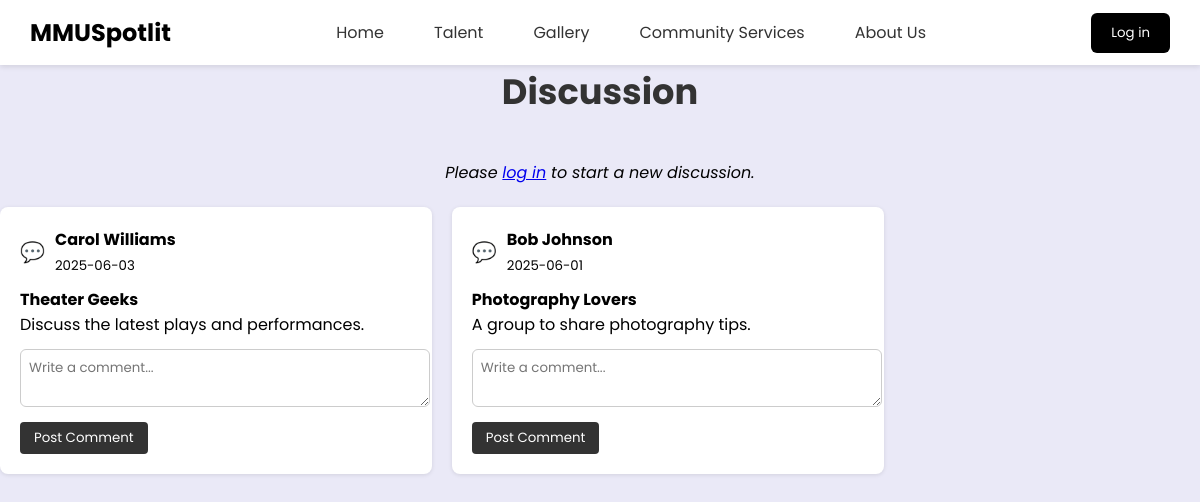
Before: /php/community.php with the older database file.
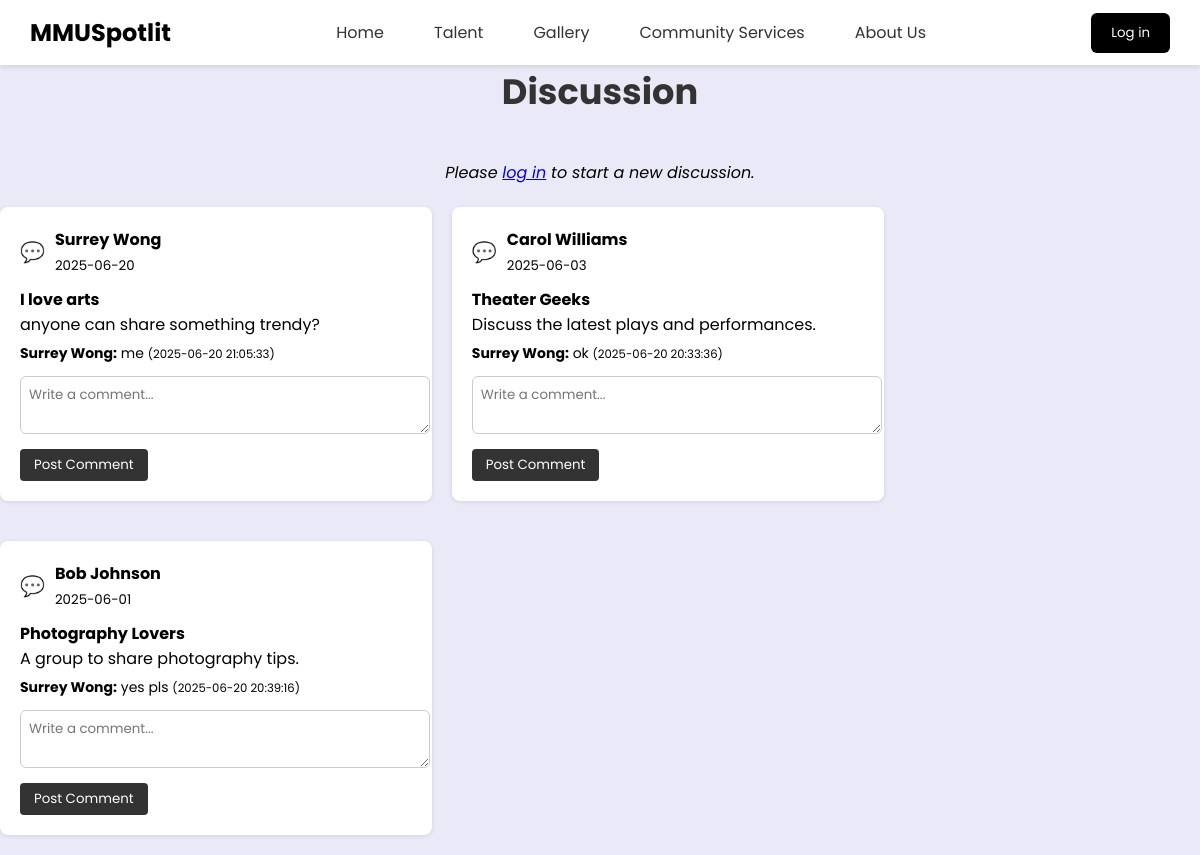
After: the same page with the newer database file.
### tables this page shows
CREATE TABLE `community` (
  `communityID` int(11) NOT NULL,
  `userID` int(11) NOT NULL,
  `community_title` varchar(200) DEFAULT NULL,
  `community_content` varchar(500) DEFAULT NULL,
  `community_date` date DEFAULT NULL,
  `comment_text` varchar(255) DEFAULT NULL,
  `comment_date` date DEFAULT NULL
);

CREATE TABLE `users` (
  `userID` int(11) NOT NULL,
  `first_name` varchar(100) NOT NULL,
  `last_name` varchar(100) NOT NULL,
  `email` varchar(150) NOT NULL,
  `password` varchar(255) NOT NULL,
  `role` enum('admin','talent','customer') NOT NULL
);

CREATE TABLE `comment` (
  `commentID` int(11) NOT NULL,
  `communityID` int(11) DEFAULT NULL,
  `userID` int(11) DEFAULT NULL,
  `comment_text` text DEFAULT NULL,
  `comment_date` datetime DEFAULT current_timestamp()
);

### php/community.php (the view, shortened to what this page needs)
<?php
include 'db_conn.php';
$loggedIn = isset($_SESSION['userID']);
$profileLink = '../php/talentProfile.php';
$userID = $_SESSION['userID'] ?? null;
$sql = "
    SELECT c.communityID, c.community_title, c.community_content, c.community_date,
           u.first_name, u.last_name
    FROM community c
    JOIN users u ON c.userID = u.userID
    ORDER BY c.community_date DESC
";
$result = $conn->query($sql);
?>
<!DOCTYPE html>
<html>
<head>
    <link rel="stylesheet" href="../css/community.css">
    <link rel="stylesheet" href="../css/dashboard.css" />
</head>
<body>
<nav>
        <div class="navheader">
            <div class="navlogo">
                <a href="#">MMU<span>Spotlit</span></a>
            </div>
            <ul class="navlinks" id="nav-links">
                <li><a href="../php/dashboard.php">Home</a></li>
                <li><a href="../php/talent.php">Talent</a></li>
                <li><a href="../php/gallery.php">Gallery</a></li>
                <li><a href="../php/community.php">Community Services</a></li>
                <li class="dropdown">
                    <a href="../php/about.php">About Us</a>
                </li>
            </ul>
            <?php if ($loggedIn): ?>
        <ul class="navlinks">
          <li class="dropdown">
            <a href="#" class="dropbtn">Menu ▼</a>
            <ul class="dropdown-menu">
            <li><a href="<?= $profileLink ?>">My Profile</a></li>
        <?php if (isset($_SESSION['role']) && $_SESSION['role'] !== 'customer'): ?>
          <li><a href="../php/media.php">Media</a></li>
        <?php endif; ?>
              <li><a href="../php/logout.php">Log Out</a></li>
            </ul>
          </li>
        </ul>
      <?php else: ?>
        <a href="../src/register.php"><button type="button" class="loginbtn">Log in</button></a>
      <?php endif; ?>
      </div>
      </nav>
    <h2>Discussion</h2></br>
        <?php if ($userID): ?>
            <div class="new-discussion-form">
                <h3>Start a New Discussion</h3>
                <form method="post">
                    <input type="hidden" name="new_discussion" value="1">
                    <input type="text" name="community_title" placeholder="Discussion Title" required>
                    <textarea name="community_content" placeholder="What's on your mind?" required></textarea>
                    <button type="submit">Post Discussion</button>
                </form>
            </div>
        <?php else: ?>
            <p style="text-align:center;"><em>Please <a href="../src/login.php">log in</a> to start a new discussion.</em></p>
        <?php endif; ?></br>
    <div class="discussion-wrapper">
        <div class="discussion-list">
            <?php while($row = $result->fetch_assoc()): ?>
                <div class="discussion-card">
                    <div class="user-info">
                        <span class="icon">💬</span>
                        <div>
                            <strong><?= htmlspecialchars($row['first_name'] . ' ' . $row['last_name']) ?></strong><br>
                            <small><?= htmlspecialchars($row['community_date']) ?></small>
                        </div>
                    </div>
                    <h4><?= htmlspecialchars($row['community_title']) ?></h4>
                    <p><?= htmlspecialchars($row['community_content']) ?></p>
                    <div class="comment-list">
                        <?php
                        $commID = $row['communityID'];
                        $commentQuery = "
                            SELECT com.comment_text, com.comment_date, u.first_name, u.last_name
                            FROM comment com
                            JOIN users u ON com.userID = u.userID
                            WHERE com.communityID = $commID
                            ORDER BY com.comment_date DESC
                        ";
                        $commentResult = $conn->query($commentQuery);
                        while ($comment = $commentResult->fetch_assoc()):
                        ?>
                            <p><strong><?= htmlspecialchars($comment['first_name'] . ' ' . $comment['last_name']) ?>:</strong>
                                <?= htmlspecialchars($comment['comment_text']) ?>
                                <small>(<?= htmlspecialchars($comment['comment_date']) ?>)</small>
                            </p>
                        <?php endwhile; ?>
                    </div>
                    <form method="post" class="comment-form">
                        <textarea name="comment_text" placeholder="Write a comment..." required></textarea>
                        <button type="submit">Post Comment</button>
                    </form>
                </div>
            <?php endwhile; ?>
        </div>
    </div>
</body>
</html>

Changed rows visible on the page:
added community: userID.last_name "Surrey Wong", community_date "2025-06-20", community_title "I love arts", community_content "anyone can share something trendy?"
added comment: userID.last_name "Surrey Wong", comment_text "me", comment_date "2025-06-20 21:05:33"
added comment: userID.last_name "Surrey Wong", comment_text "ok", comment_date "2025-06-20 20:33:36", shown under community "Theater Geeks"
added comment: userID.last_name "Surrey Wong", comment_text "yes pls", comment_date "2025-06-20 20:39:16", shown under community "Photography Lovers"
